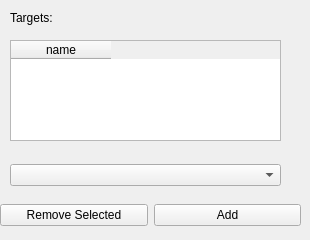
          <widget class="QWidget" name="tab_17">
           <attribute name="title">
            <string>Targets</string>
           </attribute>
           <widget class="QLabel" name="lb_addedweps_5">
            <property name="geometry">
             <rect>
              <x>10</x>
              <y>10</y>
              <width>161</width>
              <height>16</height>
             </rect>
            </property>
            <property name="text">
             <string>Targets:</string>
            </property>
           </widget>
           <widget class="QTableWidget" name="tb_targets">
            <property name="geometry">
             <rect>
              <x>10</x>
              <y>40</y>
              <width>271</width>
              <height>101</height>
             </rect>
            </property>
            <property name="selectionBehavior">
             <enum>QAbstractItemView::SelectRows</enum>
            </property>
            <column>
             <property name="text">
              <string>name</string>
             </property>
            </column>
           </widget>
           <widget class="QWidget" name="horizontalLayoutWidget_7">
            <property name="geometry">
             <rect>
              <x>0</x>
              <y>200</y>
              <width>301</width>
              <height>31</height>
             </rect>
            </property>
            <layout class="QHBoxLayout" name="grid_addremove_7">
             <item>
              <widget class="QPushButton" name="pb_removetar_cck">
               <property name="text">
                <string>Remove Selected</string>
               </property>
              </widget>
             </item>
             <item>
              <widget class="QPushButton" name="pb_addtar_cck">
               <property name="text">
                <string>Add</string>
               </property>
              </widget>
             </item>
            </layout>
           </widget>
           <widget class="QWidget" name="gridLayoutWidget_34">
            <property name="geometry">
             <rect>
              <x>10</x>
              <y>160</y>
              <width>271</width>
              <height>31</height>
             </rect>
            </property>
            <layout class="QGridLayout" name="gridLayout_24">
             <item row="0" column="0">
              <widget class="QComboBox" name="box_targets_cck"/>
             </item>
            </layout>
           </widget>
          </widget>
